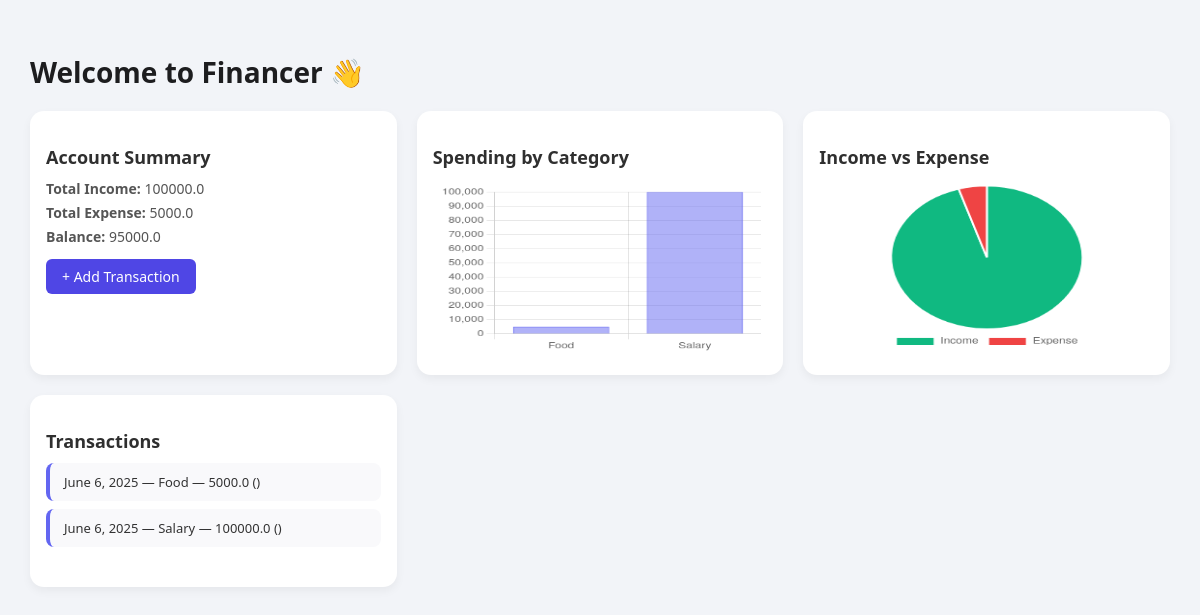
The page / on the database its author committed.
### tracker/models.py (models this page shows, shortened)
class Transactions(models.Model):
    Type_choice = [
        ('expenses','Expenses'),
        ('income', 'Income'),
    ]
    date = models.DateField(auto_now_add=True)
    Type = models.CharField(max_length=100, choices=Type_choice)
    amount = models.FloatField()
    description = models.CharField(max_length=100)
    category = models.CharField(max_length=100)

### tracker/views.py (the view)
# urls.py: path('', views.Dashboard, name='Dashboard'),
def Dashboard(request):
    now = datetime.now()
    start_of_month = datetime(now.year, now.month, 1)
    if now.month == 12:
        end_of_month = datetime(now.year + 1, 1, 1)
    else:
        end_of_month = datetime(now.year, now.month + 1, 1)
    transactions = Transactions.objects.filter(date__gte=start_of_month, date__lt=end_of_month).order_by('-date')
    budgets = Budget.objects.filter(date__gte=start_of_month, date__lt=end_of_month)
    total_income = sum(t.amount for t in transactions if t.Type == 'income')
    total_expense = sum(t.amount for t in transactions if t.Type == 'expenses')
    balance = total_income - total_expense
    income_expense_data = [total_income, total_expense]
    category_totals = defaultdict(float)
    for t in transactions:
        category_totals[t.category] += t.amount
    chart_labels = list(category_totals.keys())
    chart_data = list(category_totals.values())
    budget_warnings = []
    return render(request, 'tracker/dashboard.html', {
        'transactions': transactions,
        'total_income': total_income,
        'total_expense': total_expense,
        'balance': balance,
        'chart_labels': json.dumps(chart_labels),
        'chart_data': json.dumps(chart_data),
        'budgets': budgets,
        'budget_warnings': budget_warnings,
        'income_expense_data':income_expense_data,
    })

### tracker/Templates/tracker/dashboard.html (shortened to what this page needs)
<!DOCTYPE html>
<html lang="en">
<head>
</head>
<body>
  <h2>Welcome to Financer 👋</h2>
  <div class="grid">
    <div class="card">
      <h3>Account Summary</h3>
      <p><strong>Total Income:</strong> {{ total_income }}</p>
      <p><strong>Total Expense:</strong> {{ total_expense }}</p>
      <p><strong>Balance:</strong> {{ balance }}</p>
      <a href="{% url 'add_transaction' %}">+ Add Transaction</a>
    </div>
    <div class="card">
      <h3>Spending by Category</h3>
      <canvas id="categoryChart"></canvas>
    </div>
    <div class="card">
      <h3>Income vs Expense</h3>
      <canvas id="typeChart"></canvas>
    </div>
    <div class="card">
      <h3>Transactions</h3>
      <ul class="transactions-list">
        {% for t in transactions %}
          <li>{{ t.date }} — {{ t.category }} — {{ t.amount }} ({{ t.type }})</li>
        {% endfor %}
      </ul>
    </div>
  </div>
  <script>
    const ctx = document.getElementById('categoryChart').getContext('2d');
    const categoryChart = new Chart(ctx, {
      type: 'bar',
      data: {
        labels: JSON.parse('{{ chart_labels|escapejs }}'),
        datasets: [{
          label: 'Amount by Category',
          data: JSON.parse('{{ chart_data|escapejs }}'),
          backgroundColor: 'rgba(99, 102, 241, 0.5)',
          borderColor: 'rgba(99, 102, 241, 1)',
          borderWidth: 1
        }]
      },
      options: {
        responsive: true,
        maintainAspectRatio: false,
        scales: {
          y: {
            beginAtZero: true
          }
        },
        plugins: {
          legend: { display: false }
        }
      }
    });
    const pieData = JSON.parse(document.getElementById("income_expense_data").textContent);
    const typeChart = new Chart(document.getElementById('typeChart').getContext('2d'), {
      type: 'pie',
      data: {
        labels: ['Income', 'Expense'],
        datasets: [{
          data: pieData,
          backgroundColor: ['#10b981', '#ef4444']
        }]
      },
      options: {
        responsive: true,
        maintainAspectRatio: false,
        plugins: {
          legend: {
            position: 'bottom'
          }
        }
      }
    });
  </script>
</body>
</html>

### tracker/Templates/tracker/dashboard.html (style rules this page uses)
body { margin: 0; padding: 30px; font-family: 'Segoe UI', sans-serif; background-color: #f2f4f8; color: #333; overflow-x: hidden; }
h2 { font-size: 28px; margin-bottom: 20px; color: #1d1d1f; }
h3 { font-size: 18px; color: #2f2f2f; margin-bottom: 10px; }
p { font-size: 14px; color: #555; margin: 5px 0; }
a { display: inline-block; background-color: #4f46e5; color: #fff; text-decoration: none; padding: 8px 16px; border-radius: 6px; font-size: 14px; margin-top: 8px; transition: background 0.2s ease; }
.grid { display: grid; grid-template-columns: repeat(auto-fit, minmax(280px, 1fr)); gap: 20px; margin-bottom: 20px; }
.card { background: #fff; border-radius: 14px; padding: 16px; box-shadow: 0 4px 10px rgba(0, 0, 0, 0.05); overflow: hidden; }
.transactions-list { list-style: none; padding: 0; max-height: 160px; overflow-y: auto; margin-top: 10px; }
.transactions-list li { background: #f9f9fb; padding: 10px 14px; border-radius: 8px; margin-bottom: 8px; border-left: 4px solid #6366f1; font-size: 13px; color: #333; }
canvas { background-color: #ffffff; border-radius: 10px; padding: 6px; width: 100%; height: 180px !important; }

### rows shown on the page
Transactions: date "June 6, 2025", category "Food", amount "5000.0"
Transactions: date "June 6, 2025", category "Salary", amount "100000.0"

### other values the page prints
{{ total_income }} "100000.0"
{{ total_expense }} "5000.0"
{{ balance }} "95000.0"
chart data {{ chart_data|escapejs }} [5000.0, 100000.0]
